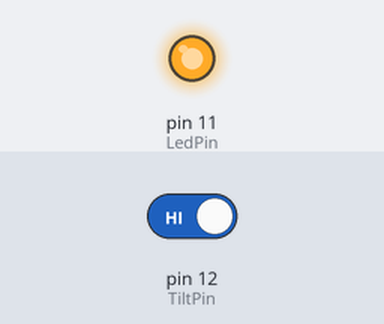
Simulated run of this program. Board: Raspberry Pi (header pin numbers). Shown: output pins drawn as LEDs (lit = HIGH). The test bench sets the inputs (shaded band); at power-on: pin 12 (TiltPin) HIGH. What the program prints to the terminal is not drawn.

Above: at 1.2 s.
1.3 s: pin 12 (TiltPin) driven LOW
At 1.8 s:
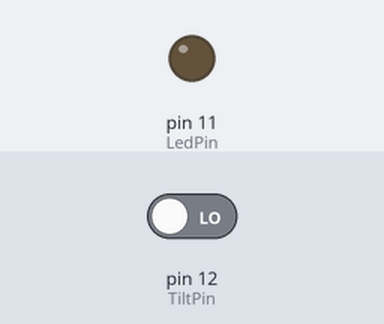
2.8 s: pin 12 (TiltPin) driven HIGH
At 4.1 s:
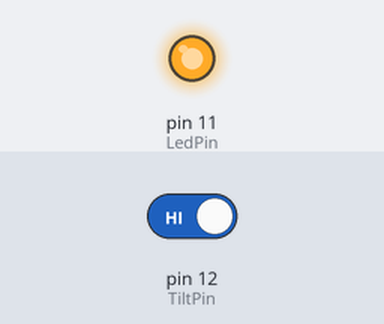
Timing chart, 0 to 5.8 s (numbered marks = the images above; inputs shaded):
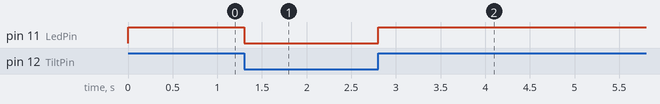

The program:

04_tiltSwitch.py
```python
#!/usr/bin/env python

#-----------------------------------------------------------
# File name   : 04_tiltSwitch.py
# Description : Control an LED by tilit switch.
# Author      : Jason
# E-mail      : jason@adeept.com
# Website     : www.adeept.com
# Date        : 2015/06/12
#-----------------------------------------------------------

import RPi.GPIO as GPIO

LedPin  = 11
TiltPin = 12

def setup():
	GPIO.setwarnings(False)
	GPIO.setmode(GPIO.BOARD)       # Numbers pins by physical location
	GPIO.setup(LedPin, GPIO.OUT)   # Set pin mode as output
	GPIO.setup(TiltPin, GPIO.IN, pull_up_down=GPIO.PUD_UP)
	GPIO.output(LedPin, GPIO.HIGH) # Set pin to high(+3.3V) to off the led

def loop():
	while True:
		if GPIO.input(TiltPin) == GPIO.LOW:
			GPIO.output(LedPin, GPIO.LOW)
			print 'LED ON...'
		else:
			GPIO.output(LedPin, GPIO.HIGH)
			print '...LED OFF'

def destroy():
	GPIO.output(LedPin, GPIO.HIGH)     # led off
	GPIO.cleanup()                     # Release resource

if __name__ == '__main__':     # Program start from here
	setup()
	try:
		loop()
	except KeyboardInterrupt:  # When 'Ctrl+C' is pressed, the child program destroy() will be  executed.
		destroy()
```

Measured:
- after the input at 1.3 s, pin 11 (LedPin): HIGH → LOW at once
- after the input at 2.8 s, pin 11 (LedPin): LOW → HIGH at once
